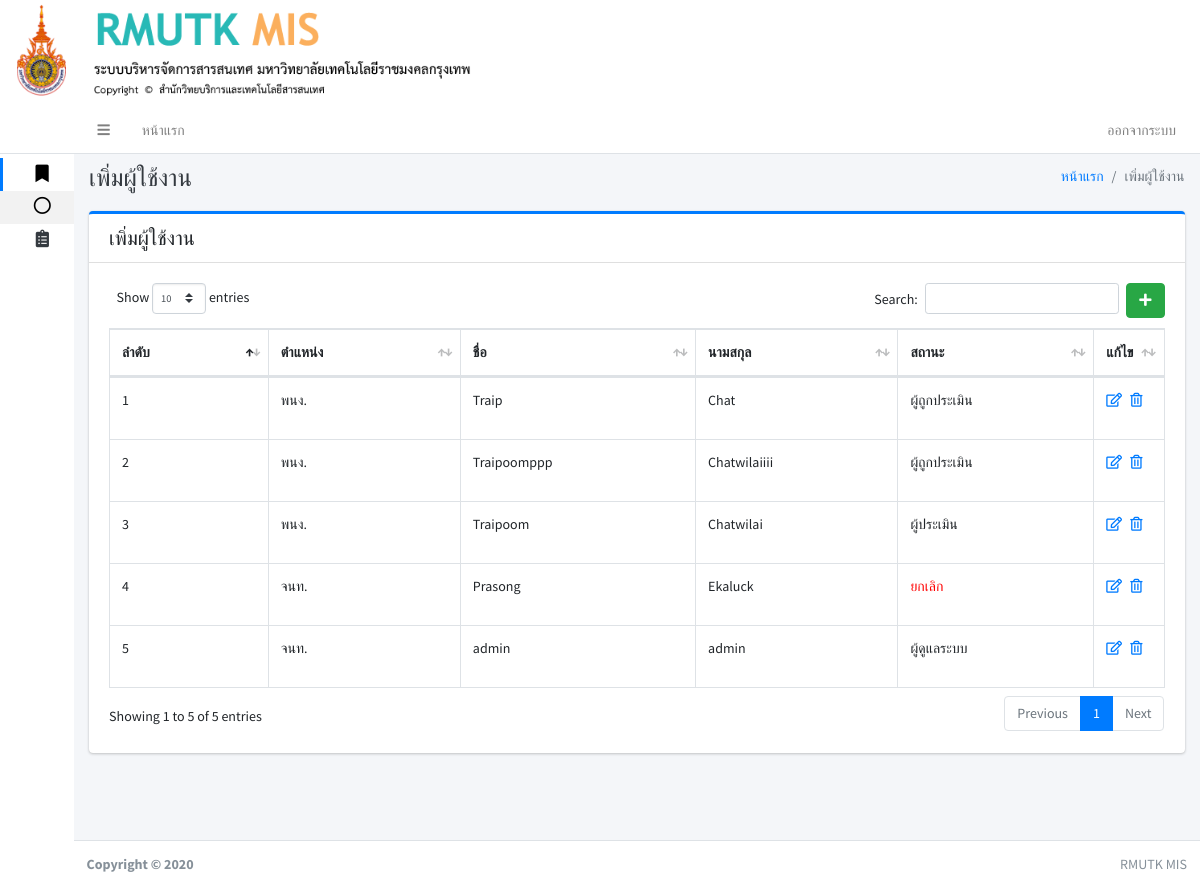
The app's page /index.php?pa8 (signed in), older data.
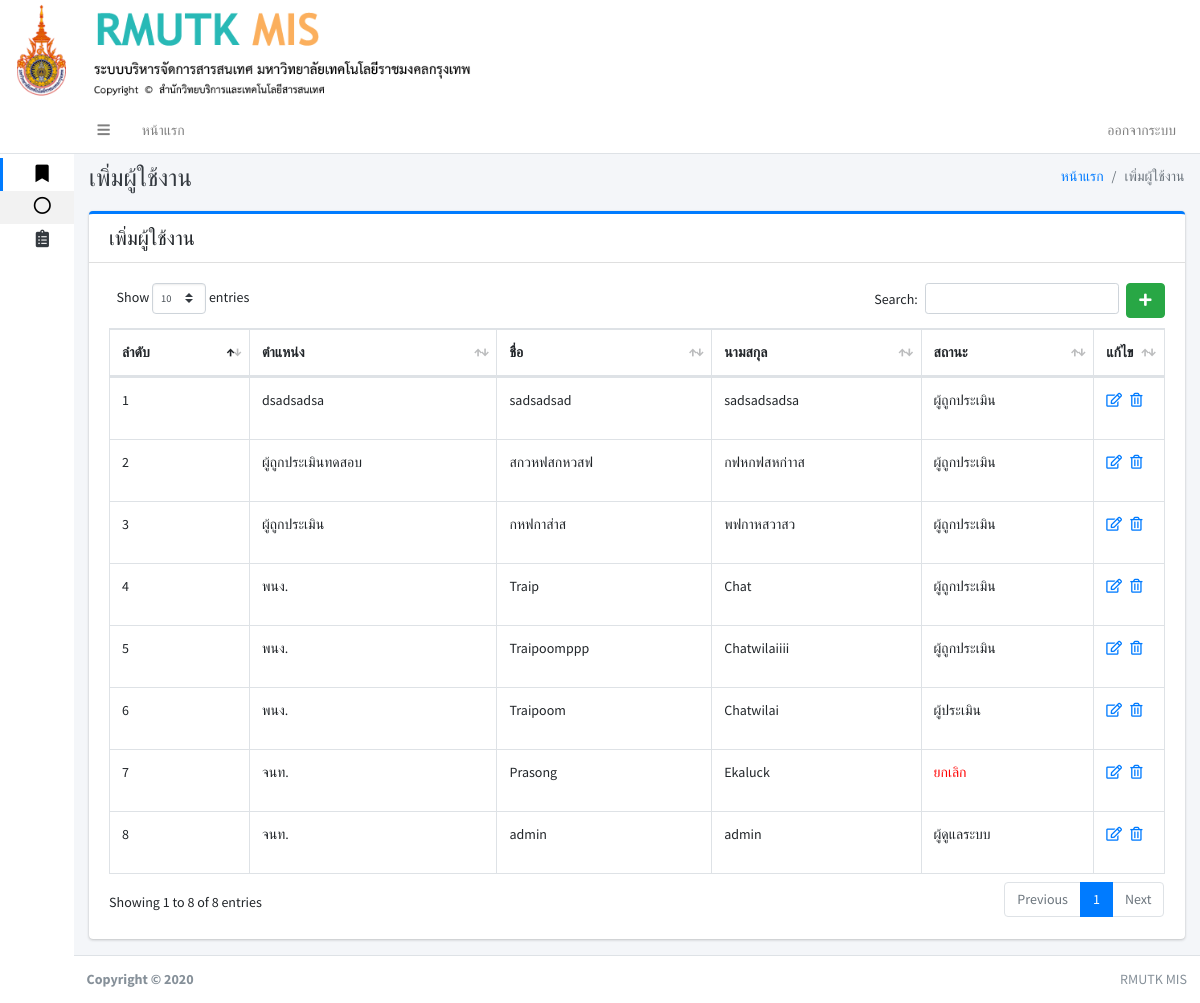
The same page, newer data.
### tables this page shows
CREATE TABLE `user` (
  `user_id` int(11) NOT NULL,
  `first_name` varchar(150) NOT NULL,
  `last_name` varchar(150) NOT NULL,
  `username` varchar(150) NOT NULL,
  `password` varchar(150) NOT NULL,
  `user_tumn` varchar(250) NOT NULL,
  `user_status` int(11) NOT NULL
);

### page/pa8_user.php (the view, shortened to what this page needs)
<div class="content-header">
	<div class="container-fluid">
		<div class="row mb-2">
			<div class="col-sm-6">
				<h1 class="m-0 text-dark">เพิ่มผู้ใช้งาน</h1>
			</div>
			<div class="col-sm-6">
				<ol class="breadcrumb float-sm-right">
					<li class="breadcrumb-item"><a href="#">หน้าแรก</a></li>
					<li class="breadcrumb-item active">เพิ่มผู้ใช้งาน</li>
				</ol>
			</div>
		</div>
	</div>
</div>
<div class="content">
	<div class="container-fluid">
		<div class="row">
			<div class="col-lg-12">
				<div class="card card-primary card-outline ">
					<div class="card-header noprint">
						<h5 class="m-0">เพิ่มผู้ใช้งาน</h5>
					</div>
					<div class="card-body">
						<?php if (isset($_GET['add'])||isset($_GET['edit_user'])): ?>
						<?php else: ?>
							<a href="./index.php?pa8&add" class="btn btn-success float-right" ><i class="fas fa-plus"></i></a>
						<?php endif ?>
						<?php if (isset($_GET['add'])): ?>
							<form role="form" action="page/pa8_user_db.php" method="post">
								<div class="row">
									<div class="col-sm-3">
										<div class="form-group">
											<label>ตำแหน่ง</label>
											<input type="text" name="user_tumn" class="form-control" placeholder="Enter ...">
										</div>
									</div>
									<div class="col-sm-4">
										<div class="form-group">
											<label>ชื่อ</label>
											<input type="text" name="first_name" class="form-control" placeholder="Enter ...">
										</div>
									</div>
									<div class="col-sm-4">
										<div class="form-group">
											<label>นามสกุล</label>
											<input type="text" name="last_name" class="form-control" placeholder="Enter ...">
										</div>
									</div>
									<div class="col-sm-3">
										<div class="form-group">
											<label>Username</label>
											<input type="text" name="username" class="form-control" placeholder="Enter ...">
										</div>
									</div>
									<div class="col-sm-4">
										<div class="form-group">
											<label>Password</label>
											<input type="password" name="password" class="form-control" placeholder="Enter ...">
										</div>
									</div>
									<div class="col-sm-4">
										<div class="form-group">
											<label>สถานะ</label>
											<select class="custom-select" name="user_status" id="inputGroupSelect01">
												<option selected>เลือกสถานะ</option>
												<option value="1">ผู้ดูแลระบบ</option>
												<option value="2">ผู้ประเมิน</option>
												<option value="0">ผู้ถูกประเมิน</option>
											</select>
										</div>
									</div>
									<div class="card-footer">
										<button type="submit" class="btn btn-primary">Submit</button>
										<a type="submit" class="btn btn-danger" href="./index.php?pa8" >cancel</a>
									</div>
								</div>
								<input type="hidden" name="add_user" >
							</form>
							<?php else: ?>
								<?php
								include './conn.php';
								$sqlhuser=" SELECT * FROM user ORDER BY user_id desc ";
								$qryhuser = mysqli_query($conn,$sqlhuser);
								?>
								<table id="example1" class="table table-bordered table-hover">
									<thead>
										<tr>
											<th>ลำดับ</th>
											<th>ตำแหน่ง</th>
											<th>ชื่อ</th>
											<th>นามสกุล</th>
											<th>สถานะ</th>
											<th>แก้ไข</th>
										</tr>
									</thead>
									<tbody>
										<?php
										$i = 1;
										while ($rowhuser = $qryhuser->fetch_array()) {
											$uid = $rowhuser['user_id'];
											?>
											<tr>
												<td><?php echo $i; ?></td>
												<td><?php echo $rowhuser['user_tumn']; ?></td>
												<td><?php echo $rowhuser['first_name']; ?></td>
												<td><?php echo $rowhuser['last_name']; ?></td>
												<td>
													<?php if ($rowhuser['user_status'] == 1): ?>
														<p>ผู้ดูแลระบบ</p>
														<?php elseif ($rowhuser['user_status'] == 0): ?>
															<p>ผู้ถูกประเมิน</p>
															<?php elseif ($rowhuser['user_status'] == 2): ?>
															<p>ผู้ประเมิน</p>
															<?php elseif ($rowhuser['user_status'] == 3): ?>
															<p><font color="red">ยกเลิก</font></p>
														<?php endif ?>
													</td>
													<td width="10px">
														<?php if ($rowhuser['user_status'] == 3): ?>
															<a href="index.php?pa8&edit_user&user_id=<?php echo($uid) ?>"><i class="far fa-edit"></i></a>&nbsp;&nbsp;
																<a href="page/pa8_user_db.php?del_user&user_id=<?php echo($uid) ?>"><i class="far fa-trash-alt"></i></a>
															<?php else: ?>
																<a href="index.php?pa8&edit_user&user_id=<?php echo($uid) ?>"><i class="far fa-edit"></i></a>&nbsp;&nbsp;
																<a href="page/pa8_user_db.php?del_user&user_id=<?php echo($uid) ?>"><i class="far fa-trash-alt"></i></a>
															<?php endif ?>
														</td>
													</tr>
												<?php $i++; } ?>
											</tbody>
										</table>
									<?php endif ?>
								</div>
							</div>
						</div>
					</div>
				</div>
			</div>

### index.php (shortened to what this page needs)
<!DOCTYPE html>
<html lang="en">
<head>
  <link rel="stylesheet" href="adminlte3/plugins/fontawesome-free/css/all.min.css">
  <link rel="stylesheet" href="adminlte3/plugins/datatables-bs4/css/dataTables.bootstrap4.css">
  <link rel="stylesheet" href="adminlte3/dist/css/adminlte.min.css">
  <link rel="stylesheet" href="adminlte3/plugins/summernote/summernote-bs4.css">
  <link rel="stylesheet" type="text/css" href="css/cuttom.css">
</head>
<body class="hold-transition sidebar-collapse sidebar-mini text-sm ">
  <?php include 'banner.php'; ?>
  <div class="wrapper">
    <?php
    include 'navbar.php';
    include 'sidebar.php';
    ?>
    <div class="content-wrapper">
      <?php
      if (isset($_GET['pa1'])) {
        include 'page/pa1.php';
      }elseif (isset($_GET['pa2'])) {
        include 'page/pa2.php';
      }elseif (isset($_GET['pa3'])) {
        include 'page/pa3.php';
      }elseif (isset($_GET['pa4'])) {
        include 'page/pa4.php';
      }elseif (isset($_GET['pa5'])) {
        include 'page/pa5.php';
      }elseif (isset($_GET['pa6'])) {
        include 'page/pa6.php';
      }elseif (isset($_GET['pa66'])) {
        include 'page/pa66.php';
      }elseif (isset($_GET['pa666'])) {
        include 'page/pa666.php';
      }elseif (isset($_GET['pa7'])) {
        include 'page/pa7_news.php';
      }elseif (isset($_GET['pa8'])) {
        include 'page/pa8_user.php';
      }elseif (isset($_GET['ph'])) {
        include 'page/ph.php';
      }elseif (isset($_GET['addtext'])) {
        include 'page/addtext.php';
      }elseif (isset($_GET['ph1'])) {
        include 'page/ph1.php';
      }else{
        include 'new.php';
      }
      ?>
    </div>
    <footer class="main-footer noprint">
      <div class="float-right d-none d-sm-inline">
        RMUTK MIS
      </div>
      <strong>Copyright &copy; 2020 </strong>
    </footer>
  </div>
</body>
</html>

### banner.php
<div class="row noprint">
<img src="img/logo.png" class="col-md-5 " >
</div>

### navbar.php (shortened to what this page needs)
<nav class="main-header navbar navbar-expand navbar-white navbar-light">
  <ul class="navbar-nav">
    <li class="nav-item">
      <a class="nav-link" data-widget="pushmenu" href="#"><i class="fas fa-bars"></i></a>
    </li>
    <li class="nav-item d-none d-sm-inline-block">
      <a href="index.php" class="nav-link">หน้าแรก</a>
    </li>
    </ul>
    <ul class="navbar-nav ml-auto">
      <li class="nav-item d-none d-sm-inline-block">
        <?php if (!isset($_SESSION["USERNAME"])):
          ?>
          <a href="./home" class="nav-link">เข้าสู่ระบบ</a>
          <?php else: ?>
            <a data-toggle="modal" data-target="#LogoutModal" class="nav-link">ออกจากระบบ</a>
          <?php endif ?>
        </li>
      </ul>
    </nav>

### sidebar.php (shortened to what this page needs)
<aside class="main-sidebar sidebar-light-primary">
  <a href="#" class="brand-link">
      <?php
      $status = "";
      if (isset($_SESSION["USERNAME"])){
        $user = $_SESSION["USERNAME"];
        include './conn.php';
        $sqlhusercc=" SELECT * FROM user WHERE username =".$user;
        $qryhusercc = mysqli_query($conn,$sqlhusercc);
        $rowhusercc = mysqli_fetch_assoc($qryhusercc);
        $status = $rowhusercc['user_status'];
        ?>
      <?php }else{ ?>
        &nbsp;
      <?php } ?>
  </a>
  <div class="sidebar text-xs">
    <nav class="mt-2">
      <ul class="nav nav-pills nav-sidebar nav-compact nav-child-indent nav-legacy flex-column" data-widget="treeview" role="menu" data-accordion="false">
         <li class="nav-item has-treeview menu-open">
          <a href="#" class="nav-link active">
            <i class="nav-icon fas fa-bookmark"></i>
          </a>
          <ul class="nav nav-treeview">
            <li class="nav-item">
              <a href="index.php" class="nav-link active">
                <i class="far fa-circle nav-icon"></i>
              </a>
            </li>
            </ul>
          </li>
            <?php if ($status == 1): ?>
              <li class="nav-item">
                <a href="#" class="nav-link">
                  <i class="nav-icon fas fa-clipboard-list"></i>
                </a>
              </li>
              <?php else: ?>
              <?php endif ?>
            </ul>
          </nav>
        </div>
      </aside>

Row changes from the older to the newer data that the page shows:
added user: user_tumn "dsadsadsa", first_name "sadsadsad", last_name "sadsadsadsa", user_status "ผู้ถูกประเมิน"
added user: user_tumn "ผู้ถูกประเมินทดสอบ", first_name "สกวหฟสกหวสฟ", last_name "กฟหกฟสหก่าาส", user_status "ผู้ถูกประเมิน"
added user: user_tumn "ผู้ถูกประเมิน", first_name "กหฟกาส่าส", last_name "พฟกาหสวาสว", user_status "ผู้ถูกประเมิน"
Text that changed along with them:
text written by a page script: "Show entries Search: Showing 1 to 5 of 5 entries Previous 1 Next" → "Show entries Search: Showing 1 to 8 of 8 entries Previous 1 Next"
